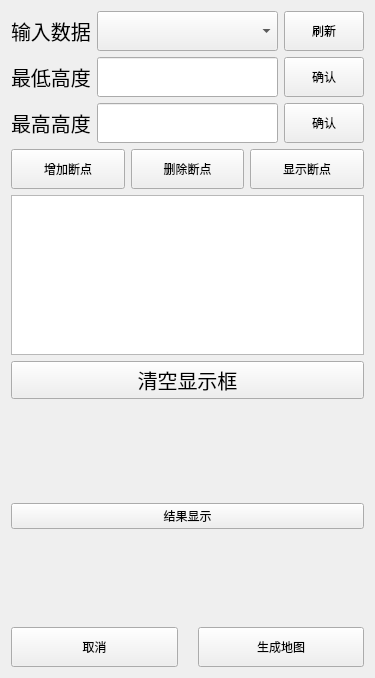
<?xml version="1.0" encoding="UTF-8"?>
<ui version="4.0">
 <class>slamSet</class>
 <widget class="QWidget" name="slamSet">
  <property name="geometry">
   <rect>
    <x>0</x>
    <y>0</y>
    <width>375</width>
    <height>678</height>
   </rect>
  </property>
  <property name="windowTitle">
   <string>Form</string>
  </property>
  <layout class="QVBoxLayout" name="verticalLayout">
   <item>
    <layout class="QHBoxLayout" name="horizontalLayout">
     <item>
      <widget class="QLabel" name="bag_choose_info">
       <property name="sizePolicy">
        <sizepolicy hsizetype="Maximum" vsizetype="Preferred">
         <horstretch>0</horstretch>
         <verstretch>0</verstretch>
        </sizepolicy>
       </property>
       <property name="minimumSize">
        <size>
         <width>0</width>
         <height>0</height>
        </size>
       </property>
       <property name="font">
        <font>
         <pointsize>15</pointsize>
        </font>
       </property>
       <property name="text">
        <string>输入数据</string>
       </property>
      </widget>
     </item>
     <item>
      <widget class="QComboBox" name="bag_chooser">
       <property name="sizePolicy">
        <sizepolicy hsizetype="Preferred" vsizetype="Maximum">
         <horstretch>0</horstretch>
         <verstretch>0</verstretch>
        </sizepolicy>
       </property>
       <property name="minimumSize">
        <size>
         <width>0</width>
         <height>40</height>
        </size>
       </property>
      </widget>
     </item>
     <item>
      <widget class="QPushButton" name="reload_bag">
       <property name="sizePolicy">
        <sizepolicy hsizetype="Maximum" vsizetype="Maximum">
         <horstretch>0</horstretch>
         <verstretch>0</verstretch>
        </sizepolicy>
       </property>
       <property name="minimumSize">
        <size>
         <width>0</width>
         <height>40</height>
        </size>
       </property>
       <property name="text">
        <string>刷新</string>
       </property>
      </widget>
     </item>
    </layout>
   </item>
   <item>
    <layout class="QHBoxLayout" name="horizontalLayout_2">
     <item>
      <widget class="QLabel" name="lowest_height_info">
       <property name="sizePolicy">
        <sizepolicy hsizetype="Maximum" vsizetype="Preferred">
         <horstretch>0</horstretch>
         <verstretch>0</verstretch>
        </sizepolicy>
       </property>
       <property name="font">
        <font>
         <pointsize>15</pointsize>
        </font>
       </property>
       <property name="text">
        <string>最低高度</string>
       </property>
      </widget>
     </item>
     <item>
      <widget class="QLineEdit" name="lowest_height">
       <property name="sizePolicy">
        <sizepolicy hsizetype="Preferred" vsizetype="Maximum">
         <horstretch>0</horstretch>
         <verstretch>0</verstretch>
        </sizepolicy>
       </property>
       <property name="minimumSize">
        <size>
         <width>0</width>
         <height>40</height>
        </size>
       </property>
      </widget>
     </item>
     <item>
      <widget class="QPushButton" name="lowest_height_confirm">
       <property name="sizePolicy">
        <sizepolicy hsizetype="Maximum" vsizetype="Maximum">
         <horstretch>0</horstretch>
         <verstretch>0</verstretch>
        </sizepolicy>
       </property>
       <property name="minimumSize">
        <size>
         <width>0</width>
         <height>40</height>
        </size>
       </property>
       <property name="text">
        <string>确认</string>
       </property>
      </widget>
     </item>
    </layout>
   </item>
   <item>
    <layout class="QHBoxLayout" name="horizontalLayout_4">
     <item>
      <widget class="QLabel" name="highest_height_info">
       <property name="sizePolicy">
        <sizepolicy hsizetype="Maximum" vsizetype="Preferred">
         <horstretch>0</horstretch>
         <verstretch>0</verstretch>
        </sizepolicy>
       </property>
       <property name="font">
        <font>
         <pointsize>15</pointsize>
        </font>
       </property>
       <property name="text">
        <string>最高高度</string>
       </property>
      </widget>
     </item>
     <item>
      <widget class="QLineEdit" name="highest_height">
       <property name="sizePolicy">
        <sizepolicy hsizetype="Preferred" vsizetype="Maximum">
         <horstretch>0</horstretch>
         <verstretch>0</verstretch>
        </sizepolicy>
       </property>
       <property name="minimumSize">
        <size>
         <width>0</width>
         <height>40</height>
        </size>
       </property>
      </widget>
     </item>
     <item>
      <widget class="QPushButton" name="highest_height_confirm">
       <property name="sizePolicy">
        <sizepolicy hsizetype="Maximum" vsizetype="Maximum">
         <horstretch>0</horstretch>
         <verstretch>0</verstretch>
        </sizepolicy>
       </property>
       <property name="minimumSize">
        <size>
         <width>0</width>
         <height>40</height>
        </size>
       </property>
       <property name="text">
        <string>确认</string>
       </property>
      </widget>
     </item>
    </layout>
   </item>
   <item>
    <layout class="QHBoxLayout" name="horizontalLayout_5">
     <item>
      <widget class="QPushButton" name="add_brkpoint_btn">
       <property name="minimumSize">
        <size>
         <width>0</width>
         <height>40</height>
        </size>
       </property>
       <property name="text">
        <string>增加断点</string>
       </property>
      </widget>
     </item>
     <item>
      <widget class="QPushButton" name="del_brkpoint_btn">
       <property name="minimumSize">
        <size>
         <width>0</width>
         <height>40</height>
        </size>
       </property>
       <property name="text">
        <string>删除断点</string>
       </property>
      </widget>
     </item>
     <item>
      <widget class="QPushButton" name="reveal_brkpoint_btn">
       <property name="minimumSize">
        <size>
         <width>0</width>
         <height>40</height>
        </size>
       </property>
       <property name="text">
        <string>显示断点</string>
       </property>
      </widget>
     </item>
    </layout>
   </item>
   <item>
    <widget class="QTextBrowser" name="height_viewer">
     <property name="sizePolicy">
      <sizepolicy hsizetype="Minimum" vsizetype="Fixed">
       <horstretch>0</horstretch>
       <verstretch>0</verstretch>
      </sizepolicy>
     </property>
     <property name="minimumSize">
      <size>
       <width>40</width>
       <height>40</height>
      </size>
     </property>
     <property name="maximumSize">
      <size>
       <width>16777215</width>
       <height>160</height>
      </size>
     </property>
    </widget>
   </item>
   <item>
    <widget class="QPushButton" name="clr_screen_button">
     <property name="font">
      <font>
       <pointsize>15</pointsize>
      </font>
     </property>
     <property name="text">
      <string>清空显示框</string>
     </property>
    </widget>
   </item>
   <item>
    <widget class="QWidget" name="slam_res_widget" native="true">
     <property name="sizePolicy">
      <sizepolicy hsizetype="Expanding" vsizetype="Expanding">
       <horstretch>0</horstretch>
       <verstretch>0</verstretch>
      </sizepolicy>
     </property>
     <layout class="QGridLayout" name="gridLayout">
      <item row="0" column="0">
       <widget class="QLabel" name="slam_res">
        <property name="sizePolicy">
         <sizepolicy hsizetype="Ignored" vsizetype="Ignored">
          <horstretch>0</horstretch>
          <verstretch>0</verstretch>
         </sizepolicy>
        </property>
        <property name="text">
         <string/>
        </property>
       </widget>
      </item>
     </layout>
    </widget>
   </item>
   <item>
    <widget class="QPushButton" name="pushButton">
     <property name="text">
      <string>结果显示</string>
     </property>
    </widget>
   </item>
   <item>
    <spacer name="verticalSpacer">
     <property name="orientation">
      <enum>Qt::Vertical</enum>
     </property>
     <property name="sizeHint" stdset="0">
      <size>
       <width>20</width>
       <height>40</height>
      </size>
     </property>
    </spacer>
   </item>
   <item>
    <layout class="QHBoxLayout" name="horizontalLayout_3">
     <property name="spacing">
      <number>20</number>
     </property>
     <item>
      <widget class="QPushButton" name="cancel_button">
       <property name="sizePolicy">
        <sizepolicy hsizetype="Preferred" vsizetype="Maximum">
         <horstretch>0</horstretch>
         <verstretch>0</verstretch>
        </sizepolicy>
       </property>
       <property name="minimumSize">
        <size>
         <width>40</width>
         <height>40</height>
        </size>
       </property>
       <property name="text">
        <string>取消</string>
       </property>
      </widget>
     </item>
     <item>
      <widget class="QPushButton" name="confirm_button">
       <property name="sizePolicy">
        <sizepolicy hsizetype="Preferred" vsizetype="Maximum">
         <horstretch>0</horstretch>
         <verstretch>0</verstretch>
        </sizepolicy>
       </property>
       <property name="minimumSize">
        <size>
         <width>40</width>
         <height>40</height>
        </size>
       </property>
       <property name="text">
        <string>生成地图</string>
       </property>
      </widget>
     </item>
    </layout>
   </item>
  </layout>
 </widget>
 <resources/>
 <connections/>
</ui>
